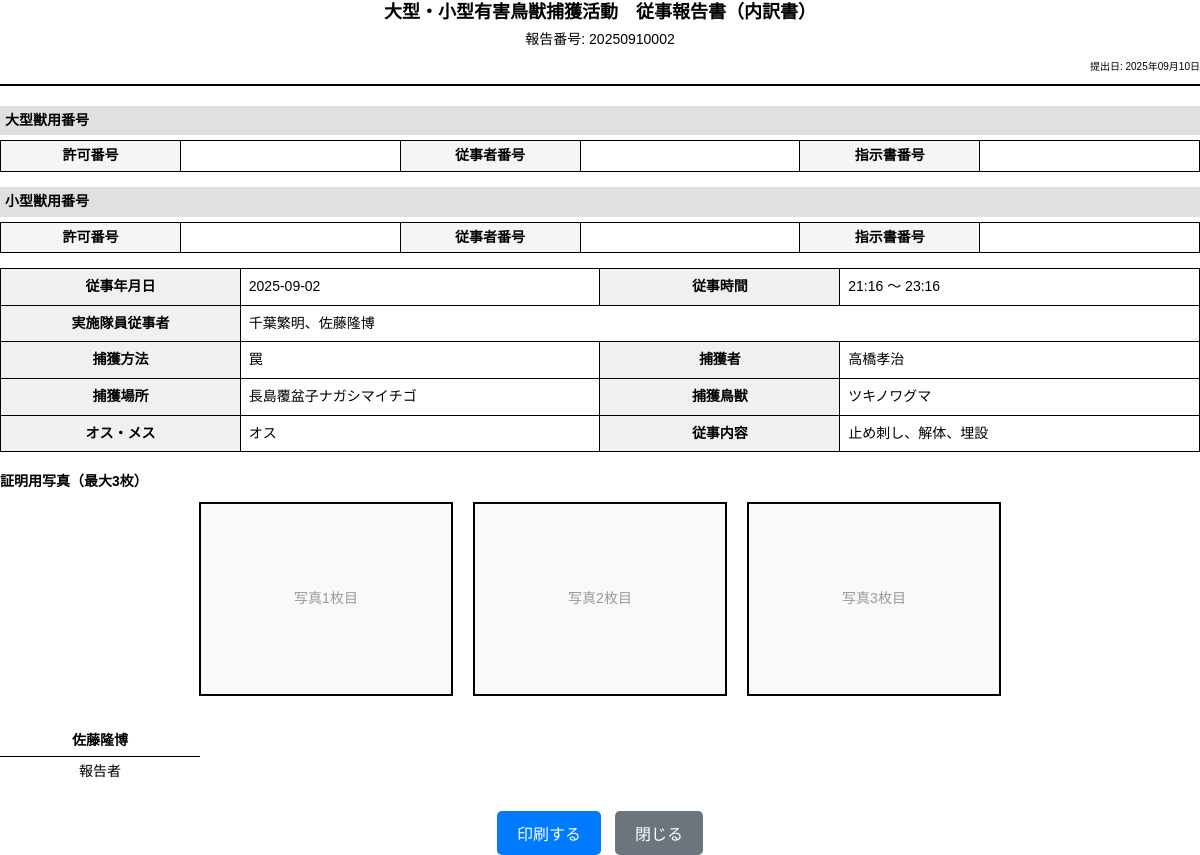
The app's page /report/print/16 (signed in) with its own data.
### app.py (models this page shows)
class Report(Model):
    reportno = CharField(unique=True)  # 報告番号
    user = CharField()  # ユーザー名（またはID）
    date = CharField()
    start_time = CharField()
    end_time = CharField()
    method = CharField()
    hunter = CharField()
    team_members = CharField(null=True)  # 実施隊従事者（カンマ区切りで保存）
    location = CharField()
    animal = CharField()
    sex = CharField()
    tasks = CharField()  # カンマ区切りで保存
    tail_submitted = CharField()  # "yes" or "no"
    email_sent = BooleanField(default=False)  # メール送信済みフラグ
    email_sent_date = CharField(null=True)  # メール送信日時
    email_sent_by = CharField(null=True)  # メール送信者
    photo_upload_date = CharField(null=True)  # 写真アップロード日時
    class Meta:
        database = db

### app.py (the view, shortened to what this page needs)
@app.route("/report/print/<report_id>")
def print_report(report_id):
    if "user_id" not in session:
        return redirect("/login")
    try:
        report = Report.get_by_id(report_id)
        member = Member.get_or_none(Member.name == report.hunter)
        photos = []
        upload_dir = os.path.join(os.path.dirname(__file__), "uploads", report.reportno)
        today = datetime.date.today().strftime("%Y年%m月%d日")
        return render_template("report_print.html", report=report, member=member, photos=photos, today=today)
    except Report.DoesNotExist:
        return "報告が見つかりません", 404
    except Exception as e:
        return f"エラーが発生しました: {str(e)}", 500

### templates/report_print.html (shortened to what this page needs)
<!DOCTYPE html>
<html lang="ja">
<head>
</head>
<body>
    <div class="report-header">
        <div class="report-title">大型・小型有害鳥獣捕獲活動　従事報告書（内訳書）</div>
        <div class="report-subtitle">報告番号: {{ report.reportno }}</div>
        <div class="report-info">提出日: {{ today }}</div>
    </div>
    <div class="license-section">
        <div class="license-title">大型獣用番号</div>
        <table class="license-table">
            <tr>
                <td class="label">許可番号</td>
                <td>{{ member.large_license_permit or '　' }}</td>
                <td class="label">従事者番号</td>
                <td>{{ member.large_license_operator or '　' }}</td>
                <td class="label">指示書番号</td>
                <td>{{ member.large_license_instruction or '　' }}</td>
            </tr>
        </table>
    </div>
    <div class="license-section">
        <div class="license-title">小型獣用番号</div>
        <table class="license-table">
            <tr>
                <td class="label">許可番号</td>
                <td>{{ member.small_license_permit or '　' }}</td>
                <td class="label">従事者番号</td>
                <td>{{ member.small_license_operator or '　' }}</td>
                <td class="label">指示書番号</td>
                <td>{{ member.small_license_instruction or '　' }}</td>
            </tr>
        </table>
    </div>
    <table class="form-table">
        <tr>
            <td class="label">従事年月日</td>
            <td class="value">{{ report.date }}</td>
            <td class="label">従事時間</td>
            <td class="value">{{ report.start_time }} ～ {{ report.end_time }}</td>
        </tr>
        <tr>
            <td class="label">実施隊員従事者</td>
            <td class="value" colspan="3">
                {% if report.team_members %}
                {{ report.team_members.replace(',', '、') }}
                {% endif %}
            </td>
        </tr>
        <tr>
            <td class="label">捕獲方法</td>
            <td class="value">{{ report.method }}</td>
            <td class="label">捕獲者</td>
            <td class="value">{{ report.hunter }}</td>
        </tr>
        <tr>
            <td class="label">捕獲場所</td>
            <td class="value">{{ report.location }}</td>
            <td class="label">捕獲鳥獣</td>
            <td class="value">{{ report.animal }}</td>
        </tr>
        <tr>
            <td class="label">オス・メス</td>
            <td class="value">{{ report.sex }}</td>
            <td class="label">従事内容</td>
            <td class="value">
                {% if report.tasks %}
                {{ report.tasks.replace(',', '、') }}
                {% endif %}
            </td>
        </tr>
    </table>
    <div class="photo-section">
        <div style="font-weight: bold; margin-bottom: 10px;">証明用写真（最大3枚）</div>
        <div class="photo-container">
            {% if photos|length < 3 %} {% for i in range(3 - photos|length) %} <div class="photo-box">
                <div style="color: #999;">写真{{ photos|length + loop.index }}枚目</div>
        </div>
        {% endfor %}
        {% endif %}
    </div>
    </div>
    <div class="signature-section">
        <div class="signature-box">
            <div class="signature-line">{{ report.user }}</div>
            <div>報告者</div>
        </div>
    </div>
    <div class="no-print" style="margin-top: 30px; text-align: center;">
        <button onclick="window.print()" style="padding: 10px 20px; font-size: 16px; background-color: #007bff; color: white; border: none; border-radius: 5px; cursor: pointer;">
            印刷する
        </button>
        <button onclick="window.close()" style="padding: 10px 20px; font-size: 16px; background-color: #6c757d; color: white; border: none; border-radius: 5px; cursor: pointer; margin-left: 10px;">
            閉じる
        </button>
    </div>
</body>
</html>

### templates/report_print.html (style rules this page uses)
body { font-family: "Meiryo UI", "メイリオ", sans-serif; font-size: 14px; line-height: 1.4; margin: 0; padding: 0; }
.report-header { text-align: center; margin-bottom: 20px; border-bottom: 2px solid #000; padding-bottom: 10px; }
.report-title { font-size: 18px; font-weight: bold; margin-bottom: 5px; }
.report-subtitle { font-size: 14px; margin-bottom: 10px; }
.report-info { font-size: 10px; text-align: right; }
.form-table { width: 100%; border-collapse: collapse; margin-bottom: 20px; }
.form-table td { border: 1px solid #000; padding: 8px; vertical-align: top; }
.form-table .label { background-color: #f0f0f0; font-weight: bold; width: 20%; text-align: center; }
.form-table .value { width: 30%; min-height: 30px; }
.license-section { margin-bottom: 15px; }
.license-title { font-weight: bold; background-color: #e0e0e0; padding: 5px; margin-bottom: 5px; }
.license-table { width: 100%; border-collapse: collapse; }
.license-table td { border: 1px solid #000; padding: 5px; text-align: center; }
.license-table .label { background-color: #f5f5f5; font-weight: bold; width: 15%; }
.photo-section { margin-top: 20px; }
.photo-container { display: flex; gap: 20px; margin-top: 10px; flex-wrap: wrap; justify-content: center; }
.photo-box { width: 250px; height: 190px; border: 2px solid #000; display: flex; align-items: center; justify-content: center; background-color: #f9f9f9; position: relative; }
.signature-section { margin-top: 30px; display: flex; justify-content: space-between; }
.signature-box { width: 200px; text-align: center; }
.signature-line { border-bottom: 1px solid #000; height: 30px; margin-bottom: 5px; display: flex; align-items: center; justify-content: center; font-weight: bold; }

### records on screen
Report: reportno "20250910002", date "2025-09-02", start_time "21:16", end_time "23:16", team_members.replace "千葉繁明、佐藤隆博", method "罠", hunter "高橋孝治", location "長島覆盆子ナガシマイチゴ", animal "ツキノワグマ", sex "オス", tasks.replace "止め刺し、解体、埋設", user "佐藤隆博"

### other values on screen
{{ photos|length + loop.index }} "1" "2" "3"
